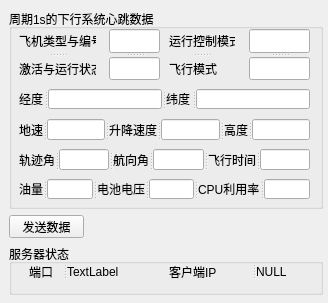
<?xml version="1.0" encoding="UTF-8"?>
<ui version="4.0">
 <class>simDrone</class>
 <widget class="QWidget" name="simDrone">
  <property name="enabled">
   <bool>true</bool>
  </property>
  <property name="geometry">
   <rect>
    <x>0</x>
    <y>0</y>
    <width>328</width>
    <height>303</height>
   </rect>
  </property>
  <property name="windowTitle">
   <string>simDrone</string>
  </property>
  <widget class="QGroupBox" name="groupBox">
   <property name="geometry">
    <rect>
     <x>9</x>
     <y>244</y>
     <width>314</width>
     <height>51</height>
    </rect>
   </property>
   <property name="title">
    <string>服务器状态</string>
   </property>
   <widget class="QSplitter" name="splitter">
    <property name="geometry">
     <rect>
      <x>20</x>
      <y>20</y>
      <width>111</width>
      <height>16</height>
     </rect>
    </property>
    <property name="orientation">
     <enum>Qt::Horizontal</enum>
    </property>
    <widget class="QLabel" name="label">
     <property name="text">
      <string>端口</string>
     </property>
    </widget>
    <widget class="QLabel" name="server_port">
     <property name="text">
      <string>TextLabel</string>
     </property>
    </widget>
   </widget>
   <widget class="QSplitter" name="splitter_2">
    <property name="geometry">
     <rect>
      <x>160</x>
      <y>20</y>
      <width>141</width>
      <height>16</height>
     </rect>
    </property>
    <property name="orientation">
     <enum>Qt::Horizontal</enum>
    </property>
    <widget class="QLabel" name="label_2">
     <property name="text">
      <string>客户端IP</string>
     </property>
    </widget>
    <widget class="QLabel" name="client_ip">
     <property name="text">
      <string>NULL</string>
     </property>
    </widget>
   </widget>
  </widget>
  <widget class="QGroupBox" name="groupBox_2">
   <property name="geometry">
    <rect>
     <x>9</x>
     <y>9</y>
     <width>314</width>
     <height>200</height>
    </rect>
   </property>
   <property name="title">
    <string>周期1s的下行系统心跳数据</string>
   </property>
   <widget class="QSplitter" name="splitter_3">
    <property name="geometry">
     <rect>
      <x>10</x>
      <y>20</y>
      <width>77</width>
      <height>51</height>
     </rect>
    </property>
    <property name="orientation">
     <enum>Qt::Vertical</enum>
    </property>
    <widget class="QLabel" name="label_3">
     <property name="text">
      <string>飞机类型与编号</string>
     </property>
    </widget>
    <widget class="QLabel" name="label_4">
     <property name="text">
      <string>激活与运行状态</string>
     </property>
    </widget>
   </widget>
   <widget class="QSplitter" name="splitter_4">
    <property name="geometry">
     <rect>
      <x>160</x>
      <y>20</y>
      <width>66</width>
      <height>51</height>
     </rect>
    </property>
    <property name="orientation">
     <enum>Qt::Vertical</enum>
    </property>
    <widget class="QLabel" name="label_5">
     <property name="text">
      <string>运行控制模式</string>
     </property>
    </widget>
    <widget class="QLabel" name="label_6">
     <property name="text">
      <string>飞行模式</string>
     </property>
    </widget>
   </widget>
   <widget class="QSplitter" name="splitter_5">
    <property name="geometry">
     <rect>
      <x>100</x>
      <y>20</y>
      <width>51</width>
      <height>51</height>
     </rect>
    </property>
    <property name="orientation">
     <enum>Qt::Vertical</enum>
    </property>
    <widget class="QLineEdit" name="uav_type_num">
     <property name="layoutDirection">
      <enum>Qt::RightToLeft</enum>
     </property>
     <property name="alignment">
      <set>Qt::AlignRight|Qt::AlignTrailing|Qt::AlignVCenter</set>
     </property>
    </widget>
    <widget class="QLineEdit" name="uav_state">
     <property name="layoutDirection">
      <enum>Qt::RightToLeft</enum>
     </property>
     <property name="alignment">
      <set>Qt::AlignRight|Qt::AlignTrailing|Qt::AlignVCenter</set>
     </property>
    </widget>
   </widget>
   <widget class="QSplitter" name="splitter_6">
    <property name="geometry">
     <rect>
      <x>240</x>
      <y>20</y>
      <width>61</width>
      <height>51</height>
     </rect>
    </property>
    <property name="orientation">
     <enum>Qt::Vertical</enum>
    </property>
    <widget class="QLineEdit" name="uav_contralmode">
     <property name="layoutDirection">
      <enum>Qt::RightToLeft</enum>
     </property>
     <property name="alignment">
      <set>Qt::AlignRight|Qt::AlignTrailing|Qt::AlignVCenter</set>
     </property>
    </widget>
    <widget class="QLineEdit" name="uav_flymode">
     <property name="layoutDirection">
      <enum>Qt::RightToLeft</enum>
     </property>
     <property name="alignment">
      <set>Qt::AlignRight|Qt::AlignTrailing|Qt::AlignVCenter</set>
     </property>
    </widget>
   </widget>
   <widget class="QSplitter" name="splitter_7">
    <property name="geometry">
     <rect>
      <x>10</x>
      <y>80</y>
      <width>291</width>
      <height>20</height>
     </rect>
    </property>
    <property name="orientation">
     <enum>Qt::Horizontal</enum>
    </property>
    <widget class="QLabel" name="label_7">
     <property name="text">
      <string>经度</string>
     </property>
    </widget>
    <widget class="QLineEdit" name="uav_longitude">
     <property name="layoutDirection">
      <enum>Qt::RightToLeft</enum>
     </property>
     <property name="alignment">
      <set>Qt::AlignRight|Qt::AlignTrailing|Qt::AlignVCenter</set>
     </property>
    </widget>
    <widget class="QLabel" name="label_8">
     <property name="text">
      <string>纬度</string>
     </property>
    </widget>
    <widget class="QLineEdit" name="uav_latitude">
     <property name="layoutDirection">
      <enum>Qt::RightToLeft</enum>
     </property>
     <property name="alignment">
      <set>Qt::AlignRight|Qt::AlignTrailing|Qt::AlignVCenter</set>
     </property>
    </widget>
   </widget>
   <widget class="QSplitter" name="splitter_8">
    <property name="geometry">
     <rect>
      <x>10</x>
      <y>110</y>
      <width>291</width>
      <height>21</height>
     </rect>
    </property>
    <property name="orientation">
     <enum>Qt::Horizontal</enum>
    </property>
    <widget class="QLabel" name="label_10">
     <property name="text">
      <string>地速</string>
     </property>
    </widget>
    <widget class="QLineEdit" name="uav_grouundspeed">
     <property name="alignment">
      <set>Qt::AlignRight|Qt::AlignTrailing|Qt::AlignVCenter</set>
     </property>
    </widget>
    <widget class="QLabel" name="label_11">
     <property name="text">
      <string>升降速度</string>
     </property>
    </widget>
    <widget class="QLineEdit" name="uav_verticalspeed">
     <property name="alignment">
      <set>Qt::AlignRight|Qt::AlignTrailing|Qt::AlignVCenter</set>
     </property>
    </widget>
    <widget class="QLabel" name="label_9">
     <property name="text">
      <string>高度</string>
     </property>
    </widget>
    <widget class="QLineEdit" name="uav_altitude">
     <property name="layoutDirection">
      <enum>Qt::RightToLeft</enum>
     </property>
     <property name="alignment">
      <set>Qt::AlignRight|Qt::AlignTrailing|Qt::AlignVCenter</set>
     </property>
    </widget>
   </widget>
   <widget class="QSplitter" name="splitter_9">
    <property name="geometry">
     <rect>
      <x>10</x>
      <y>140</y>
      <width>291</width>
      <height>21</height>
     </rect>
    </property>
    <property name="orientation">
     <enum>Qt::Horizontal</enum>
    </property>
    <widget class="QLabel" name="label_12">
     <property name="text">
      <string>轨迹角</string>
     </property>
    </widget>
    <widget class="QLineEdit" name="uav_line_angle">
     <property name="alignment">
      <set>Qt::AlignRight|Qt::AlignTrailing|Qt::AlignVCenter</set>
     </property>
    </widget>
    <widget class="QLabel" name="label_13">
     <property name="text">
      <string>航向角</string>
     </property>
    </widget>
    <widget class="QLineEdit" name="uav_flight_angle">
     <property name="alignment">
      <set>Qt::AlignRight|Qt::AlignTrailing|Qt::AlignVCenter</set>
     </property>
    </widget>
    <widget class="QLabel" name="label_14">
     <property name="text">
      <string>飞行时间</string>
     </property>
    </widget>
    <widget class="QLineEdit" name="uav_flight_time">
     <property name="alignment">
      <set>Qt::AlignRight|Qt::AlignTrailing|Qt::AlignVCenter</set>
     </property>
    </widget>
   </widget>
   <widget class="QSplitter" name="splitter_10">
    <property name="geometry">
     <rect>
      <x>10</x>
      <y>170</y>
      <width>291</width>
      <height>20</height>
     </rect>
    </property>
    <property name="orientation">
     <enum>Qt::Horizontal</enum>
    </property>
    <widget class="QLabel" name="label_15">
     <property name="text">
      <string>油量</string>
     </property>
    </widget>
    <widget class="QLineEdit" name="uav_oil_meter">
     <property name="alignment">
      <set>Qt::AlignRight|Qt::AlignTrailing|Qt::AlignVCenter</set>
     </property>
    </widget>
    <widget class="QLabel" name="label_16">
     <property name="text">
      <string>电池电压</string>
     </property>
    </widget>
    <widget class="QLineEdit" name="uav_voltage">
     <property name="alignment">
      <set>Qt::AlignRight|Qt::AlignTrailing|Qt::AlignVCenter</set>
     </property>
    </widget>
    <widget class="QLabel" name="label_17">
     <property name="text">
      <string>CPU利用率</string>
     </property>
    </widget>
    <widget class="QLineEdit" name="uav_cpuratio">
     <property name="alignment">
      <set>Qt::AlignRight|Qt::AlignTrailing|Qt::AlignVCenter</set>
     </property>
    </widget>
   </widget>
  </widget>
  <widget class="QPushButton" name="send_heartbeat">
   <property name="geometry">
    <rect>
     <x>9</x>
     <y>215</y>
     <width>75</width>
     <height>23</height>
    </rect>
   </property>
   <property name="text">
    <string>发送数据</string>
   </property>
  </widget>
 </widget>
 <layoutdefault spacing="6" margin="11"/>
 <resources/>
 <connections/>
</ui>
